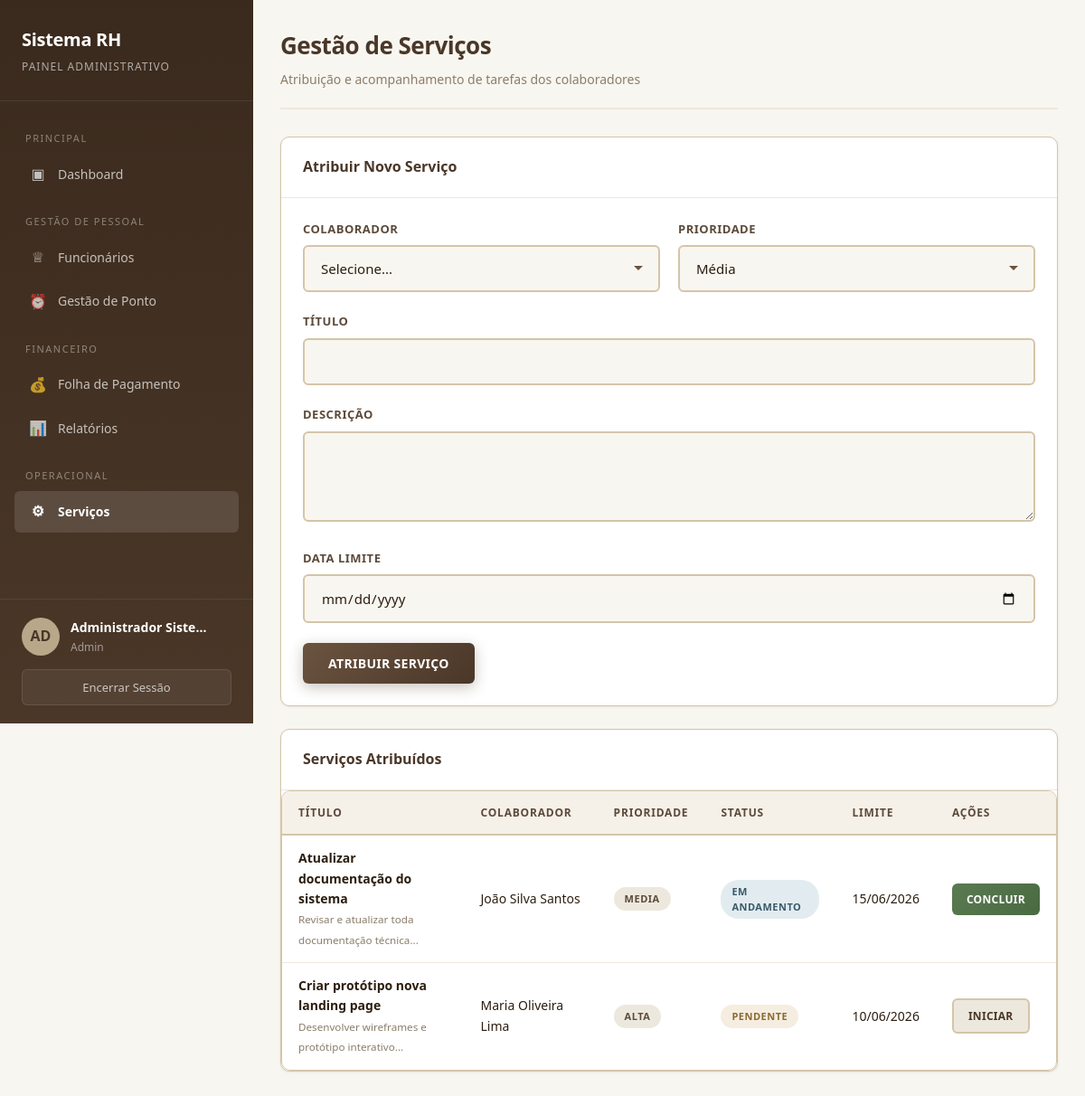
The page /admin/servicos.php (signed in) on the database its author committed.
### tables this page shows
CREATE TABLE IF NOT EXISTS users (
    id INT AUTO_INCREMENT PRIMARY KEY,
    obfuscated_id VARCHAR(50) UNIQUE NOT NULL,
    nome_completo VARCHAR(200) NOT NULL,
    cpf VARCHAR(14) UNIQUE NOT NULL,
    data_nascimento DATE NOT NULL,
    cargo VARCHAR(100) NOT NULL,
    email VARCHAR(150) NOT NULL,
    senha_hash VARCHAR(255) NOT NULL,
    nivel_acesso ENUM('admin','rh','coordenacao','funcionario') DEFAULT 'funcionario',
    status ENUM('ativo','inativo','ferias','licenca') DEFAULT 'ativo',
    data_criacao DATETIME DEFAULT CURRENT_TIMESTAMP,
    data_atualizacao DATETIME DEFAULT CURRENT_TIMESTAMP ON UPDATE CURRENT_TIMESTAMP,
    INDEX idx_obfuscated_id (obfuscated_id),
    INDEX idx_email (email),
    INDEX idx_cargo (cargo)
);

CREATE TABLE IF NOT EXISTS servicos (
    id INT AUTO_INCREMENT PRIMARY KEY,
    user_id INT NOT NULL,
    titulo VARCHAR(200) NOT NULL,
    descricao TEXT,
    prioridade ENUM('baixa','media','alta','urgente') DEFAULT 'media',
    status ENUM('pendente','em_andamento','concluido','cancelado') DEFAULT 'pendente',
    data_criacao DATETIME DEFAULT CURRENT_TIMESTAMP,
    data_limite DATE,
    criado_por INT,
    FOREIGN KEY (user_id) REFERENCES users(id) ON DELETE CASCADE,
    FOREIGN KEY (criado_por) REFERENCES users(id) ON DELETE SET NULL
);

### admin/servicos.php (the view, shortened to what this page needs)
<?php
require_once '../config/functions.php';
require_once '../includes/header_admin.php';
$db = Database::getInstance()->getConnection();
$sql = "SELECT s.*, u.nome_completo as func_nome, u2.nome_completo as criador_nome
        FROM servicos s
        JOIN users u ON s.user_id = u.id
        LEFT JOIN users u2 ON s.criado_por = u2.id";
$params = [];
$sql .= " ORDER BY s.data_criacao DESC";
$stmt = $db->prepare($sql);
$stmt->execute($params);
$servicos = $stmt->fetchAll();
?>
<div class="page-header">
    <h1>Gestão de Serviços</h1>
    <p>Atribuição e acompanhamento de tarefas dos colaboradores</p>
</div>
<div class="card fade-in" style="margin-bottom: 25px;">
    <div class="card-header">
        <h3>Atribuir Novo Serviço</h3>
    </div>
    <div class="card-body">
        <form method="POST">
            <div class="grid-2">
                <div class="form-group">
                    <label>Colaborador</label>
                    <select name="user_id" class="form-control" required>
                        <option value="">Selecione...</option>
                    </select>
                </div>
                <div class="form-group">
                    <label>Prioridade</label>
                    <select name="prioridade" class="form-control">
                        <option value="media" selected>Média</option>
                    </select>
                </div>
            </div>
            <div class="form-group">
                <label>Título</label>
                <input type="text" name="titulo" class="form-control" required>
            </div>
            <div class="form-group">
                <label>Descrição</label>
                <textarea name="descricao" class="form-control" rows="3"></textarea>
            </div>
            <div class="form-group">
                <label>Data Limite</label>
                <input type="date" name="data_limite" class="form-control">
            </div>
            <button type="submit" class="btn btn-primary">Atribuir Serviço</button>
        </form>
    </div>
</div>
<div class="card fade-in">
    <div class="card-header">
        <h3>Serviços Atribuídos</h3>
    </div>
    <div class="card-body" style="padding: 0;">
        <div class="table-container">
            <table class="table">
                <thead>
                    <tr>
                        <th>Título</th>
                        <th>Colaborador</th>
                        <th>Prioridade</th>
                        <th>Status</th>
                        <th>Limite</th>
                        <th>Ações</th>
                    </tr>
                </thead>
                <tbody>
                    <?php foreach ($servicos as $s): ?>
                    <tr>
                        <td>
                            <strong><?= htmlspecialchars($s['titulo']) ?></strong>
                            <?php if ($s['descricao']): ?><br><small style="color: var(--text-muted);"><?= htmlspecialchars(substr($s['descricao'], 0, 60)) ?>...</small><?php endif; ?>
                        </td>
                        <td><?= htmlspecialchars($s['func_nome']) ?></td>
                        <td><?= getStatusBadge($s['prioridade']) ?></td>
                        <td><?= getStatusBadge($s['status']) ?></td>
                        <td><?= $s['data_limite'] ? formatDate($s['data_limite']) : '-' ?></td>
                        <td>
                            <?php if ($s['status'] === 'pendente'): ?>
                                <a href="?update_status=em_andamento&servico_id=<?= $s['id'] ?>" class="btn btn-sm btn-secondary">Iniciar</a>
                            <?php elseif ($s['status'] === 'em_andamento'): ?>
                                <a href="?update_status=concluido&servico_id=<?= $s['id'] ?>" class="btn btn-sm btn-success">Concluir</a>
                            <?php endif; ?>
                        </td>
                    </tr>
                    <?php endforeach; ?>
                </tbody>
            </table>
        </div>
    </div>
</div>
<?php require_once '../includes/footer.php'; ?>

### includes/header_admin.php (shortened to what this page needs)
<?php
require_once __DIR__ . '/../config/functions.php';
$db = Database::getInstance()->getConnection();
$stmt = $db->prepare("SELECT * FROM users WHERE id = ?");
$stmt->execute([$_SESSION['user_id']]);
$currentUser = $stmt->fetch();
$currentPage = basename($_SERVER['PHP_SELF'], '.php');
function isActive($page) {
    global $currentPage;
    return $currentPage === $page ? 'active' : '';
}
?>
<!DOCTYPE html>
<html lang="pt-BR">
<head>
    <link rel="stylesheet" href="../css/style.css">
</head>
<body>
<div class="app-layout">
    <aside class="sidebar">
        <div class="sidebar-header">
            <h2>Sistema RH</h2>
            <p>Painel Administrativo</p>
        </div>
        <nav class="sidebar-nav">
            <div class="nav-section">
                <div class="nav-section-title">Principal</div>
                <a href="dashboard.php" class="nav-item <?=isActive('dashboard')?>">
                    <span class="nav-icon">&#9635;</span> Dashboard
                </a>
            </div>
            <div class="nav-section">
                <div class="nav-section-title">Gestão de Pessoal</div>
                <a href="funcionarios.php" class="nav-item <?=isActive('funcionarios')?>">
                    <span class="nav-icon">&#9813;</span> Funcionários
                </a>
                <a href="ponto_global.php" class="nav-item <?=isActive('ponto_global')?>">
                    <span class="nav-icon">&#9200;</span> Gestão de Ponto
                </a>
            </div>
            <div class="nav-section">
                <div class="nav-section-title">Financeiro</div>
                <a href="folha_pagamento.php" class="nav-item <?=isActive('folha_pagamento')?>">
                    <span class="nav-icon">&#128176;</span> Folha de Pagamento
                </a>
                <a href="relatorios.php" class="nav-item <?=isActive('relatorios')?>">
                    <span class="nav-icon">&#128202;</span> Relatórios
                </a>
            </div>
            <div class="nav-section">
                <div class="nav-section-title">Operacional</div>
                <a href="servicos.php" class="nav-item <?=isActive('servicos')?>">
                    <span class="nav-icon">&#9881;</span> Serviços
                </a>
            </div>
        </nav>
        <div class="sidebar-footer">
            <div class="sidebar-user">
                <div class="user-avatar"><?=strtoupper(substr($currentUser['nome_completo'], 0, 2))?></div>
                <div class="user-info">
                    <h4><?=htmlspecialchars($currentUser['nome_completo'])?></h4>
                    <p><?=ucfirst($currentUser['nivel_acesso'])?></p>
                </div>
            </div>
            <button class="btn-logout" onclick="if(confirm('Deseja sair?')) window.location='../logout.php'">
                Encerrar Sessão
            </button>
        </div>
    </aside>
    <main class="main-content">

### config/functions.php (shortened to what this page needs)
<?php
function formatDate($date) {
    return date('d/m/Y', strtotime($date));
}
function getStatusBadge($status) {
    $classes = [
        'trabalhado' => 'badge-success',
        'nao_trabalhado' => 'badge-danger',
        'sem_registro' => 'badge-warning',
        'falta_justificada' => 'badge-info',
        'pendente' => 'badge-warning',
        'aprovado' => 'badge-success',
        'rejeitado' => 'badge-danger',
        'em_andamento' => 'badge-info',
        'concluido' => 'badge-success',
        'cancelado' => 'badge-secondary',
        'aberto' => 'badge-danger',
        'em_analise' => 'badge-warning',
        'resolvido' => 'badge-success',
        'fechado' => 'badge-secondary'
    ];
    $class = $classes[$status] ?? 'badge-secondary';
    return '<span class="badge ' . $class . '">' . ucfirst(str_replace('_', ' ', $status)) . '</span>';
}
?>

### rows shown on the page
users: nome_completo "AD", nome_completo "Administrador Sistema", nivel_acesso "Admin"
servicos: titulo "Atualizar documentação do sistema", descricao "Revisar e atualizar toda documentação técnica", user.nome_completo "João Silva Santos", prioridade "MEDIA EM ANDAMENTO", data_limite "15/06/2026"
servicos: titulo "Criar protótipo nova landing page", descricao "Desenvolver wireframes e protótipo interativo", user.nome_completo "Maria Oliveira Lima", prioridade "ALTA PENDENTE", data_limite "10/06/2026"
